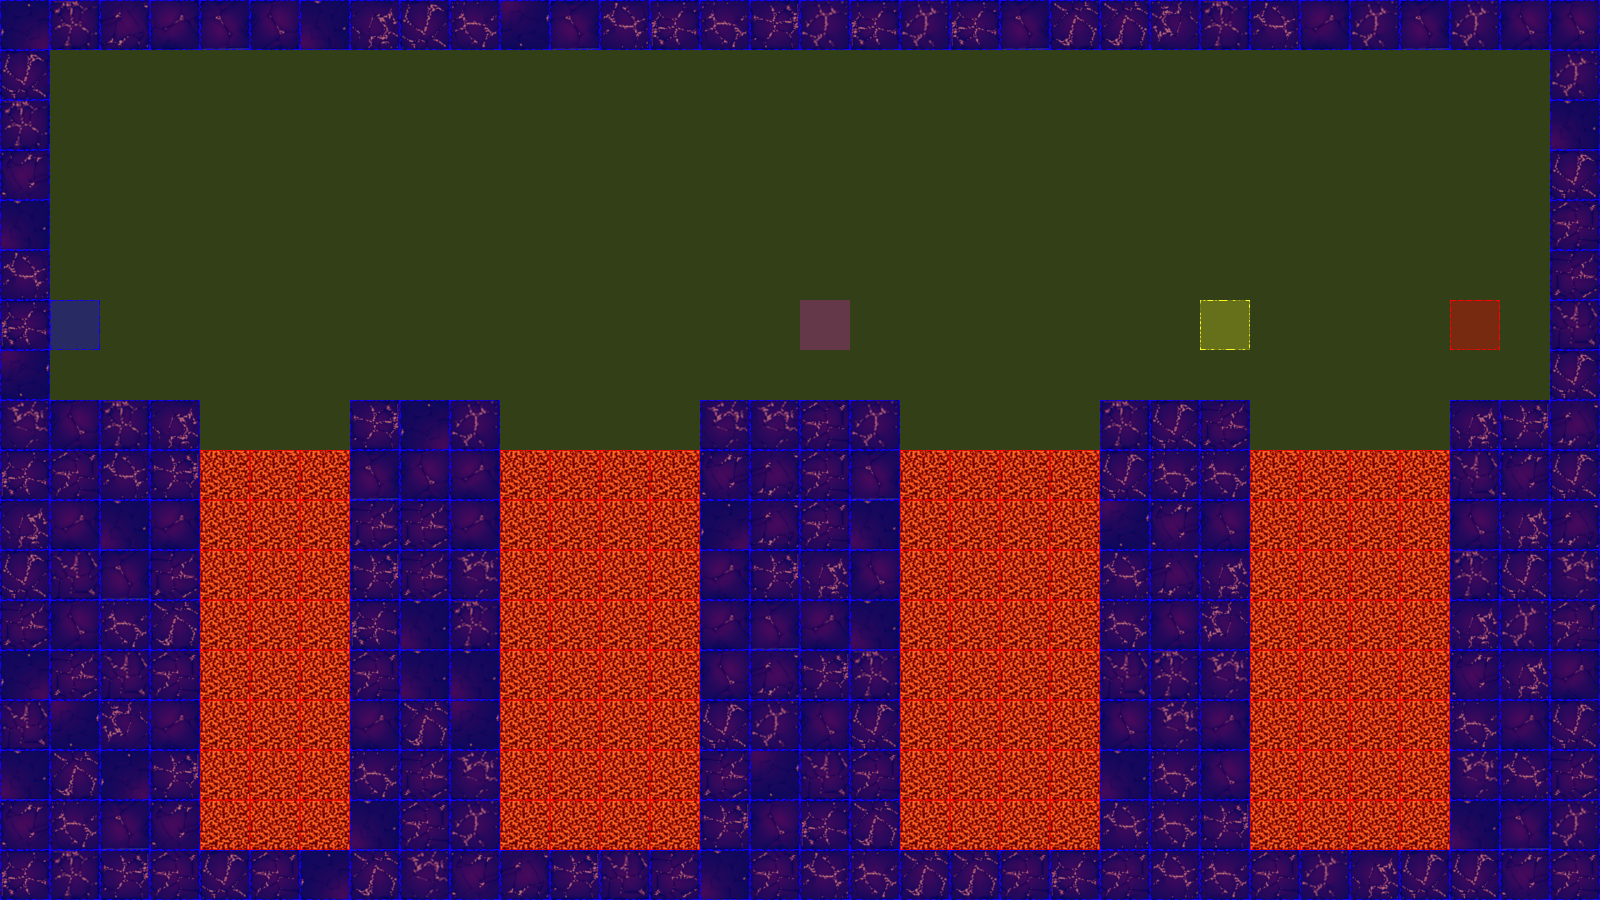

Tiled map render using the project's own tile images. Description and the map definition, with tile-layer contents summarised, below:
An orthogonal 32x18 tile map with 50x50 px tiles, 3 tile layers (terrain, collision, event), 2 tilesets.

<map version="1.0" orientation="orthogonal" renderorder="left-up" width="32" height="18" tilewidth="50" tileheight="50" nextobjectid="3">
 <tileset firstgid="1" name="dungeonTile.png" tilewidth="50" tileheight="50" tilecount="64" columns="8">
  <image source="tiles/dungeonTile.png" width="400" height="400" />
 </tileset>
 <tileset firstgid="65" name="collisionTile" tilewidth="50" tileheight="50" tilecount="12" columns="3">
  <image source="tiles/collisionTile.png" width="150" height="200" />
 </tileset>
 <layer name="terrain" width="32" height="18">
  <data>[576 cells, 351 non-empty, 23 distinct tile ids]</data>
 </layer>
 <layer name="collision" width="32" height="18">
  <data>[576 cells, 576 non-empty, 3 distinct tile ids]</data>
 </layer>
 <layer name="event" width="32" height="18">
  <data>[576 cells, 4 non-empty, 4 distinct tile ids]</data>
 </layer>
</map>
